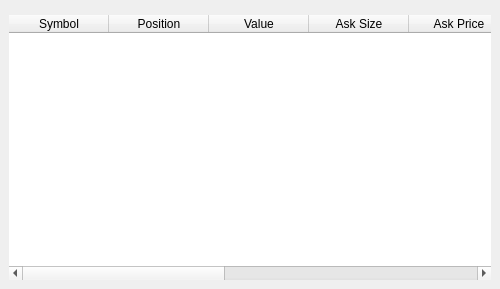
<ui version="4.0" >
 <class>TickerDisplay</class>
 <widget class="QFrame" name="TickerDisplay" >
  <property name="geometry" >
   <rect>
    <x>0</x>
    <y>0</y>
    <width>500</width>
    <height>289</height>
   </rect>
  </property>
  <property name="windowTitle" >
   <string>Ticker Display</string>
  </property>
  <layout class="QVBoxLayout" >
   <property name="spacing" >
    <number>6</number>
   </property>
   <property name="margin" >
    <number>9</number>
   </property>
   <item>
    <widget class="FilterBar" native="1" name="widget" />
   </item>
   <item>
    <widget class="LocalTable" name="tickerTable" >
     <property name="contextMenuPolicy" >
      <enum>Qt::CustomContextMenu</enum>
     </property>
     <property name="frameShape" >
      <enum>QFrame::NoFrame</enum>
     </property>
     <property name="frameShadow" >
      <enum>QFrame::Plain</enum>
     </property>
     <property name="alternatingRowColors" >
      <bool>true</bool>
     </property>
     <property name="selectionMode" >
      <enum>QAbstractItemView::SingleSelection</enum>
     </property>
     <property name="showGrid" >
      <bool>true</bool>
     </property>
     <property name="gridStyle" >
      <enum>Qt::DotLine</enum>
     </property>
     <column>
      <property name="text" >
       <string>Symbol</string>
      </property>
     </column>
     <column>
      <property name="text" >
       <string>Position</string>
      </property>
     </column>
     <column>
      <property name="text" >
       <string>Value</string>
      </property>
     </column>
     <column>
      <property name="text" >
       <string>Ask Size</string>
      </property>
     </column>
     <column>
      <property name="text" >
       <string>Ask Price</string>
      </property>
     </column>
     <column>
      <property name="text" >
       <string>Bid Size</string>
      </property>
     </column>
     <column>
      <property name="text" >
       <string>Bid Price</string>
      </property>
     </column>
     <column>
      <property name="text" >
       <string>Last Size</string>
      </property>
     </column>
     <column>
      <property name="text" >
       <string>Last Price</string>
      </property>
     </column>
    </widget>
   </item>
  </layout>
  <action name="actionChart" >
   <property name="icon" >
    <iconset>
     <normaloff>:/images/icons/kchart.png</normaloff>:/images/icons/kchart.png</iconset>
   </property>
   <property name="text" >
    <string>Chart...</string>
   </property>
  </action>
  <action name="actionOrder" >
   <property name="icon" >
    <iconset>
     <normaloff>:/images/icons/klipper_dock.png</normaloff>:/images/icons/klipper_dock.png</iconset>
   </property>
   <property name="text" >
    <string>Order...</string>
   </property>
  </action>
 </widget>
 <customwidgets>
  <customwidget>
   <class>FilterBar</class>
   <extends>QWidget</extends>
   <header location="global" >profit.lib.widgets.filterbar.h</header>
  </customwidget>
  <customwidget>
   <class>LocalTable</class>
   <extends>QTableWidget</extends>
   <header location="global" >profit.lib.widgets.localtable.h</header>
  </customwidget>
 </customwidgets>
 <resources/>
 <connections/>
</ui>
